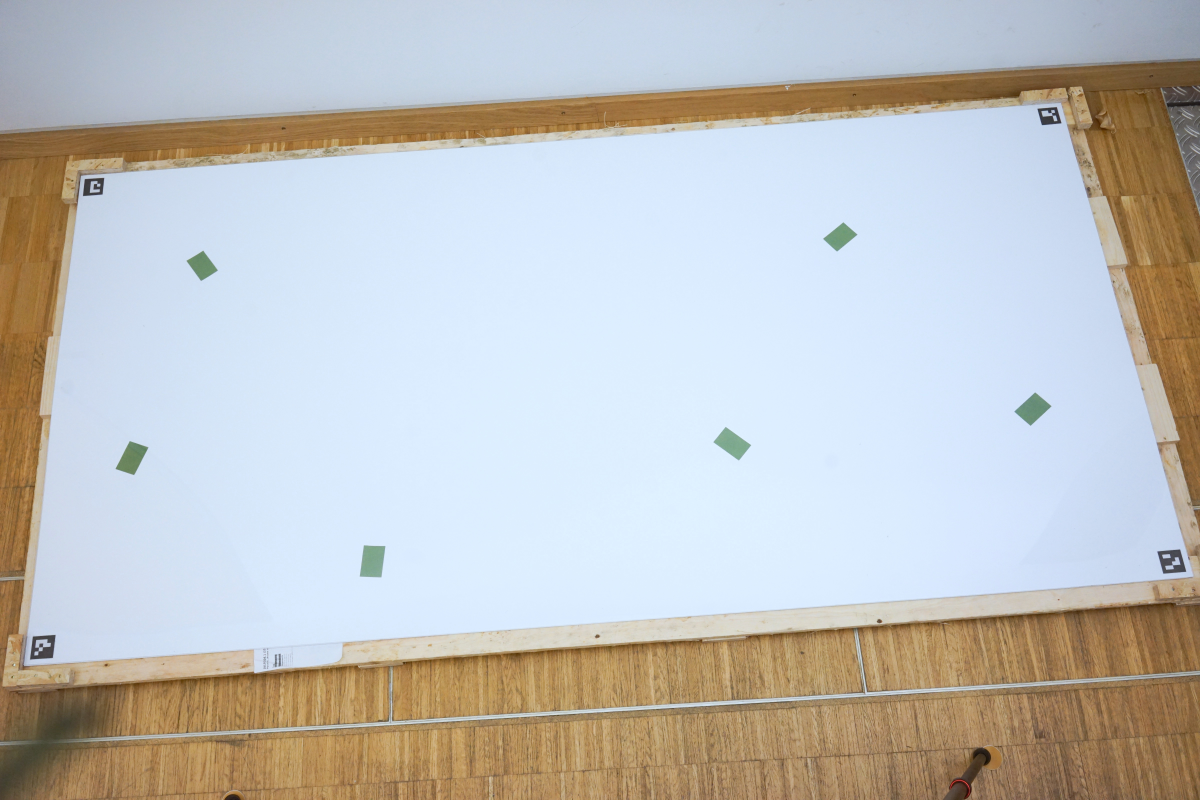
#> input picture Bilder_Blätter_LAI/Beispiel/DSC03398_wb-2.JPG, 4800 x 3200 px, found by its file name (shown at 1/4 size)
$ python transformation.py
#> lines starting #> are read from the running program, lines starting #| are printed output that depends on the picture
# dependencies
import cv2
import numpy as np


# input and output file names
file_name_in = 'DSC03398_wb-2.JPG'
file_name_out = 'DSC03398_warped-2.JPG'

path_in = '/Users/simon/Documents/Master/Masterarbeit/aktuelles Thema/Bilder_Blätter_LAI/Beispiel/'
path_out = path_in

# horizontal and vertical distances between ArUco markers (mm, outer corners)
# algorithm sorts corner ids (ascending) and transforms images that lowest id is at upper-left corner. No manual image rotations necessary
#width_mm = 197
width_mm = 900
#height_mm = 286
height_mm = 1900

# read image
image = cv2.imread(path_in + file_name_in)
#> image is the input picture: shape (3200, 4800, 3); mean B, G, R 191.7, 192.8, 192.6

# load ArUco markers dictionary
aruco_dict = cv2.aruco.getPredefinedDictionary(cv2.aruco.DICT_4X4_50)
parameters = cv2.aruco.DetectorParameters()
detector = cv2.aruco.ArucoDetector(aruco_dict, parameters)

# detect ArUco markers in the image
gray = cv2.cvtColor(image, cv2.COLOR_BGR2GRAY)
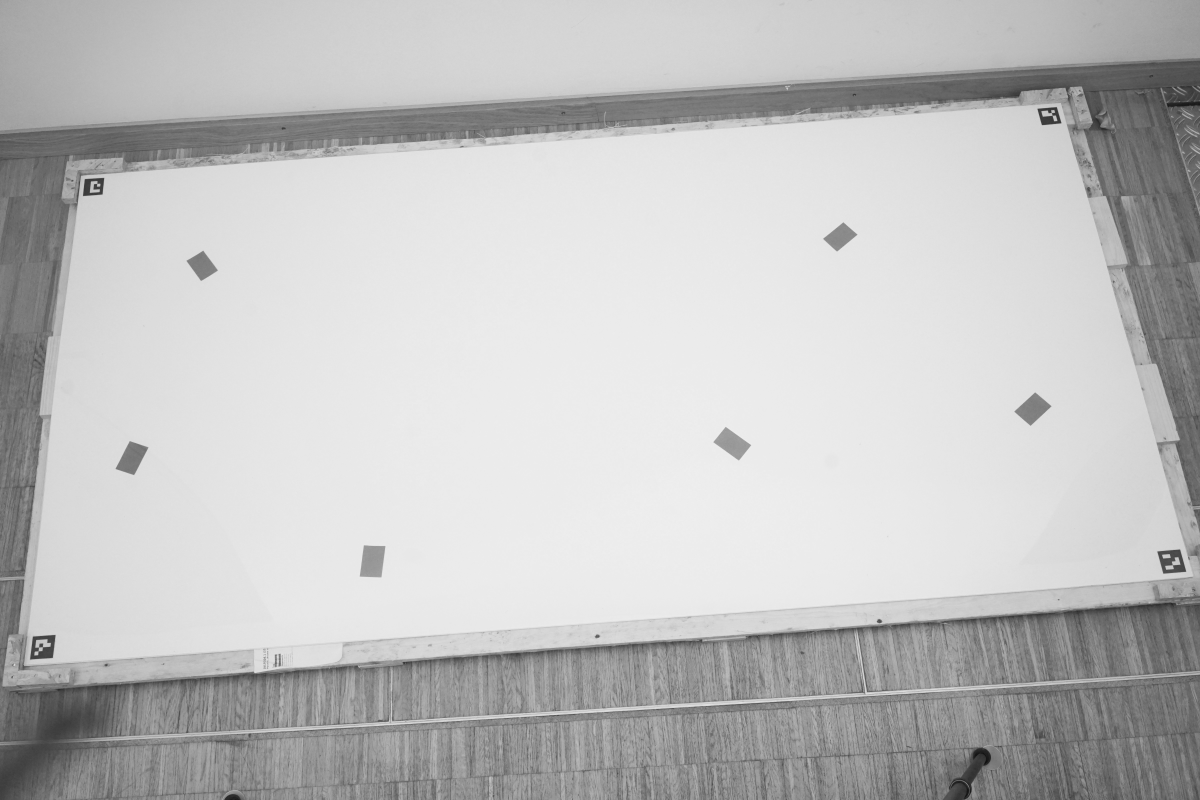
#> gray: shape (3200, 4800) (shown at 1/4 size); min 10, max 241, mean 192.6
corners, ids, _ = detector.detectMarkers(gray)
#> corners = ([[4653, 2294], [4629, 2206], [4719, 2198], [4744, 2286]], [[120, 2637], [132, 2546], [221, 2540], [210, 2631]], [[4168, 500], [4150, 435], [4227, 429], [4245, 492]], [[332, 783], [340, 716], [416, 712], [409, 777]]); ids = [3, 0, 2, 1]

if ids is not None and len(ids) >= 4:
    # calculate centroids of little squares
    quadrilateral_centroids = []
    for quadrilateral in corners:
        points = quadrilateral[0]
        centroid = np.mean(points, axis=0)
        quadrilateral_centroids.append(centroid)
#> this loop made 4 passes
#> (points, centroid) on passes 1 to 4: ([[4653, 2294], [4629, 2206], [4719, 2198], [4744, 2286]], [4686.2, 2246]), ([[120, 2637], [132, 2546], [221, 2540], [210, 2631]], [170.8, 2588.5]), ([[4168, 500], [4150, 435], [4227, 429], [4245, 492]], [4197.5, 464]), ([[332, 783], [340, 716], [416, 712], [409, 777]], [374.2, 747])
#> after the loop, quadrilateral_centroids = [[4686.2, 2246], [170.8, 2588.5], [4197.5, 464], [374.2, 747]]
    quadrilateral_centroids = np.array(quadrilateral_centroids)

    # calculate overall centroid
    overall_centroid = np.mean(quadrilateral_centroids, axis=0)
#> overall_centroid = [2357.2, 1511.4]

    # detect corners of large rectangle
    large_quad_corners = []

    for i, quadrilateral in enumerate(corners):
        points = quadrilateral[0]
        q_centroid = quadrilateral_centroids[i]
        direction_vector = q_centroid - overall_centroid
        direction_vector /= np.linalg.norm(direction_vector)  # normalisation
        # project points on direction vector
        vectors = points - overall_centroid
        projections = np.dot(vectors, direction_vector)
        #max_index = np.argmax(projections)
        min_index = np.argmin(projections)
        large_quad_corners.append(points[min_index])
#> this loop made 4 passes
#> (points, q_centroid, direction_vector, projections, min_index) on passes 1 to 4: ([[4653, 2294], [4629, 2206], [4719, 2198], [4744, 2286]], [4686.2, 2246], [0.954, 0.301], [2424.9, 2375.5, 2459, 2509.3], 1), ([[120, 2637], [132, 2546], [221, 2540], [210, 2631]], [170.8, 2588.5], [-0.897, 0.442], [2504.3, 2453.3, 2370.8, 2420.9], 2), ([[4168, 500], [4150, 435], [4227, 429], [4245, 492]], [4197.5, 464], [0.869, -0.495], [2074, 2090.5, 2160.4, 2144.9], 0), ([[332, 783], [340, 716], [416, 712], [409, 777]], [374.2, 747], [-0.933, -0.36], [2151.6, 2168.3, 2098.8, 2081.9], 3)
#> after the loop, large_quad_corners = [[4629, 2206], [221, 2540], [4168, 500], [409, 777]]

    large_quad_corners = np.array(large_quad_corners)

    sorted_indices = np.argsort(ids, axis=None)
#> sorted_indices = [1, 3, 2, 0]
    pts_src = large_quad_corners[sorted_indices]
#> pts_src = [[221, 2540], [409, 777], [4168, 500], [4629, 2206]]

    # define target points for user-specific size (e.g., DIN A4: 210 mm x 297 mm) (test: 197 mm x 286 mm)
    dpi = 72
    width, height = round(width_mm * dpi/25.4), round(height_mm * dpi/25.4)
    pts_dst = np.array([
        [0, 0],
        [width - 1, 0],
        [width - 1, height - 1],
        [0, height - 1]
    ], dtype="float32")

    # perform perspective transformation
    M = cv2.getPerspectiveTransform(pts_src, pts_dst)
#> M = [[-0.12, -1.58, 4049.7], [1.56, 0.167, -768], [6.63e-06, 0.000107, 1]]
    warped = cv2.warpPerspective(image, M, (width, height))
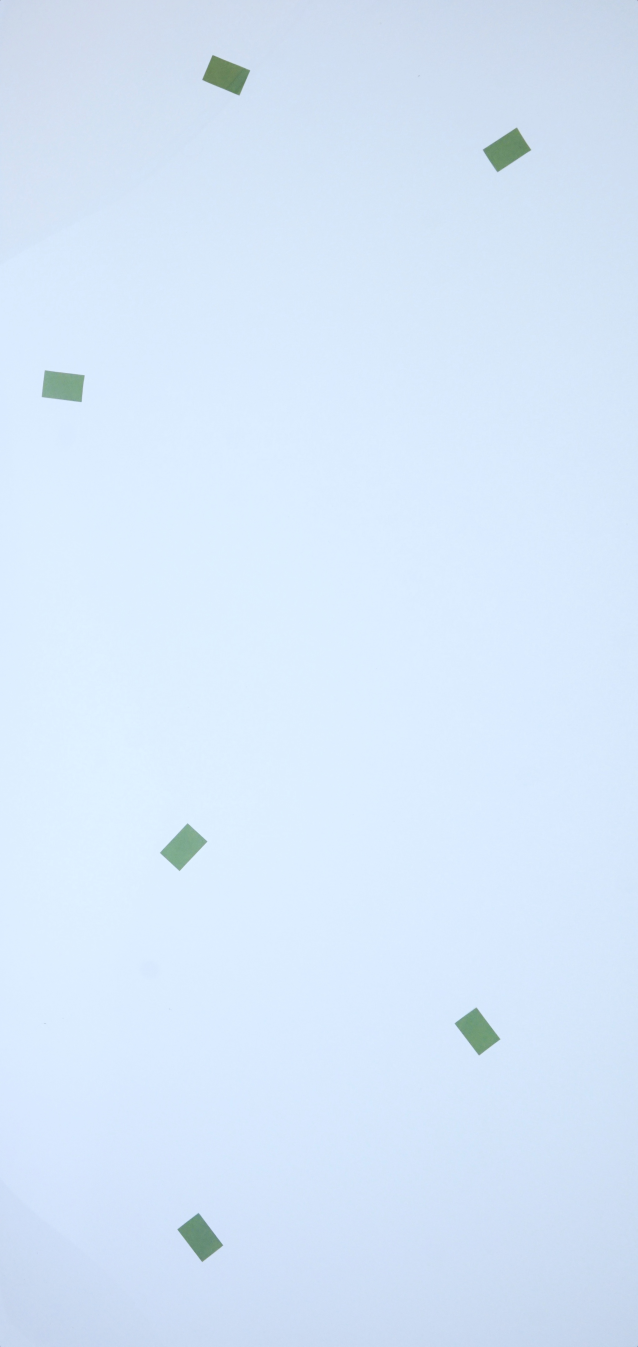
#> warped: shape (5386, 2551, 3) (shown at 1/4 size); mean B, G, R 249.2, 230.5, 213.9

    # write image
    cv2.imwrite(path_out + file_name_out, warped)
else:
    print("Not all ArUco markers detected.")
    print(len(corners))

print("done")

$ run again, with Bilder_Blätter_LAI/Beispiel/DSC03377.jpg copied over Bilder_Blätter_LAI/Beispiel/DSC03398_wb-2.JPG
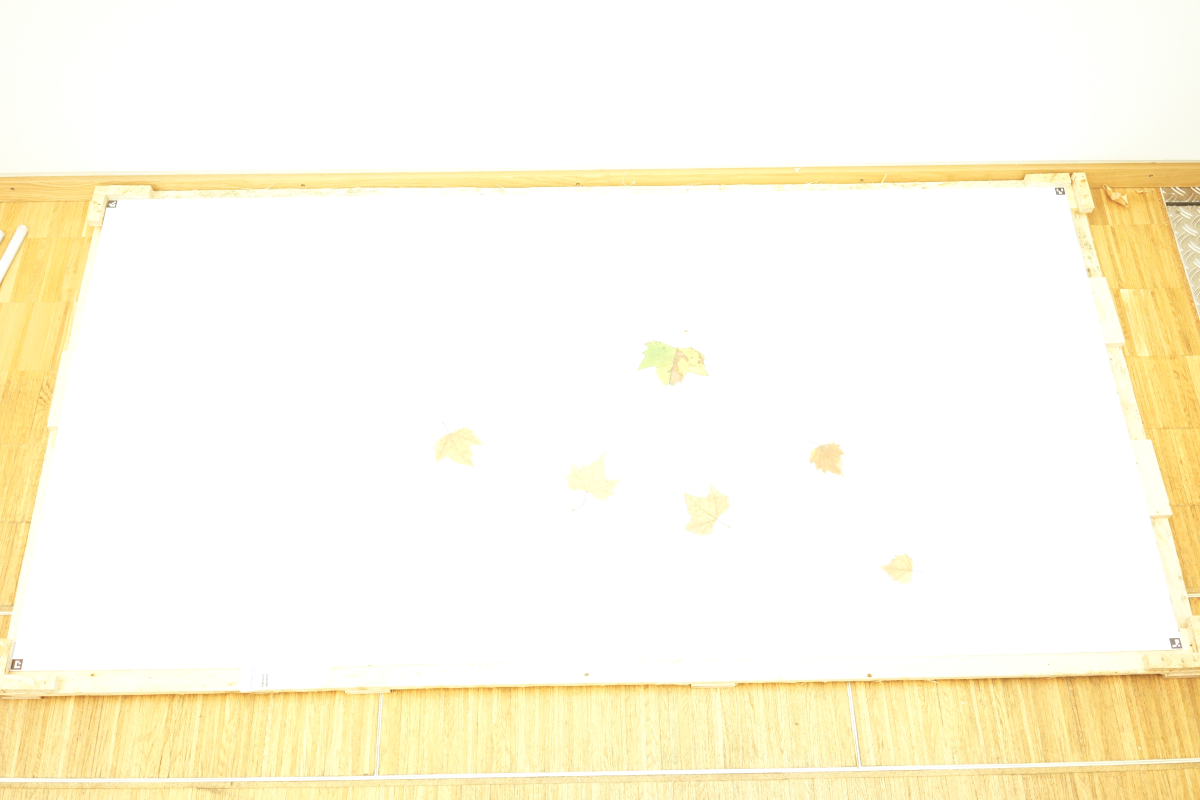
#> input picture Bilder_Blätter_LAI/Beispiel/DSC03377.jpg, 4800 x 3200 px, found by its file name (shown at 1/4 size)
#> image is the input picture: shape (3200, 4800, 3); mean B, G, R 231.5, 249.1, 253.8
#> `gray = cv2.cvtColor(image, cv2.COLOR_BGR2GRAY)`:
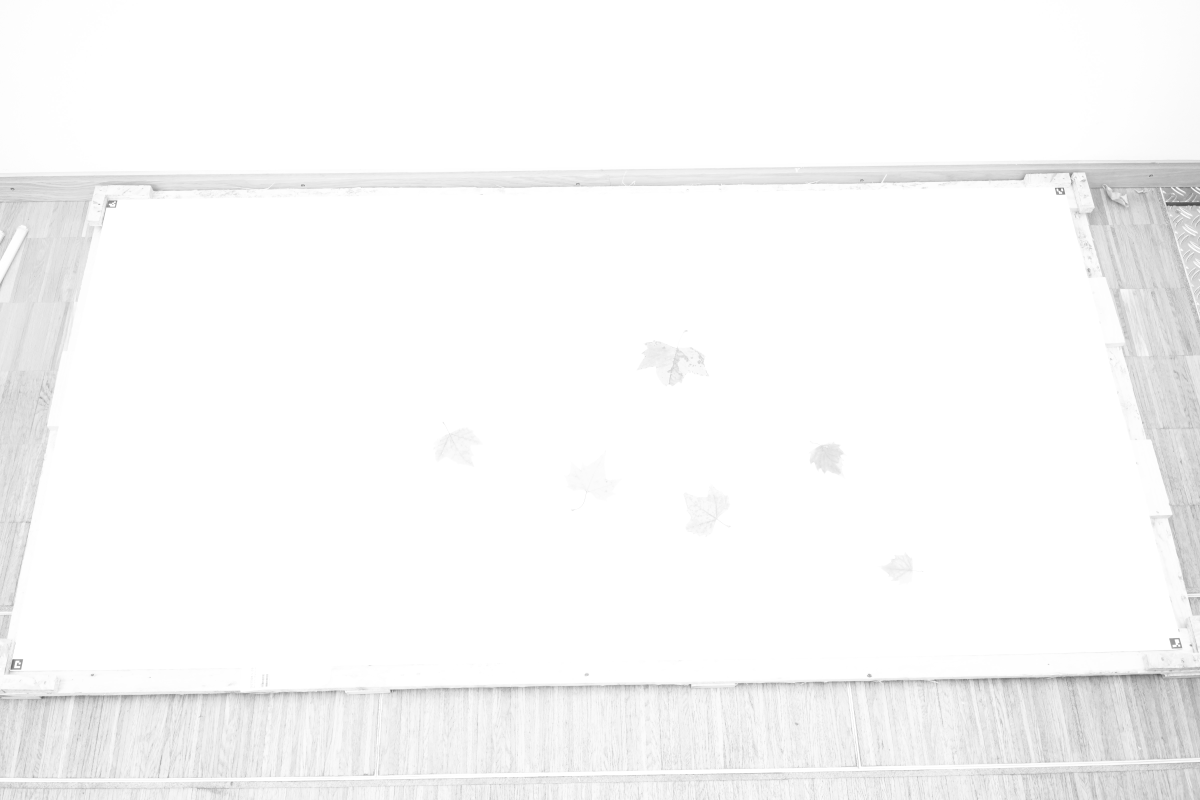
#> gray: shape (3200, 4800) (shown at 1/4 size); min 57, max 255, mean 248.5
#> corners = ([[4676, 2554], [4718, 2552], [4729, 2592], [4687, 2594]], [[42, 2678], [50, 2637], [92, 2637], [83, 2678]]); ids = [2, 1]
#| 2

$ run again, with Bilder_Blätter_LAI/Beispiel/DSC03379.jpg copied over Bilder_Blätter_LAI/Beispiel/DSC03398_wb-2.JPG
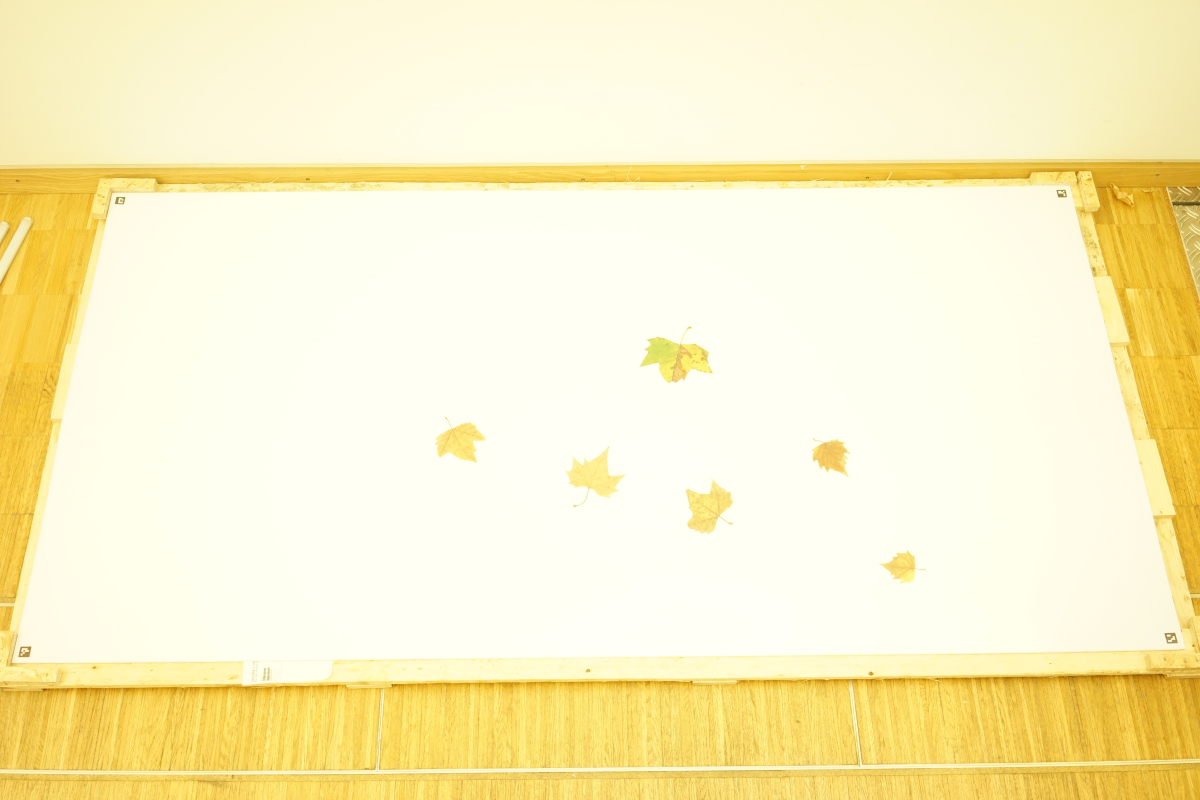
#> input picture Bilder_Blätter_LAI/Beispiel/DSC03379.jpg, 4800 x 3200 px, found by its file name (shown at 1/4 size)
#> image is the input picture: shape (3200, 4800, 3); mean B, G, R 194.6, 240.9, 251
#> `gray = cv2.cvtColor(image, cv2.COLOR_BGR2GRAY)`:
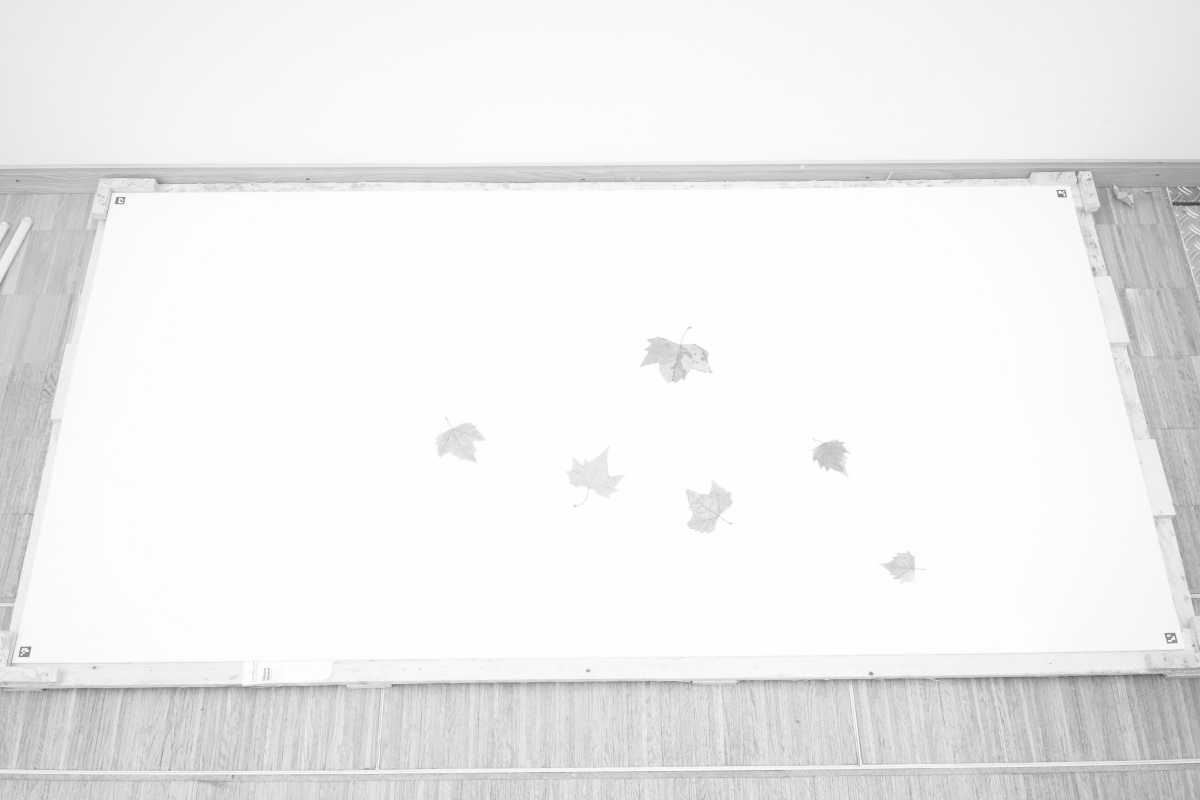
#> gray: shape (3200, 4800) (shown at 1/4 size); min 48, max 254, mean 238.7
#> corners = ([[73, 2627], [82, 2587], [125, 2586], [117, 2627]], [[4669, 2574], [4658, 2533], [4699, 2531], [4710, 2572]]); ids = [0, 3]
#| 2
